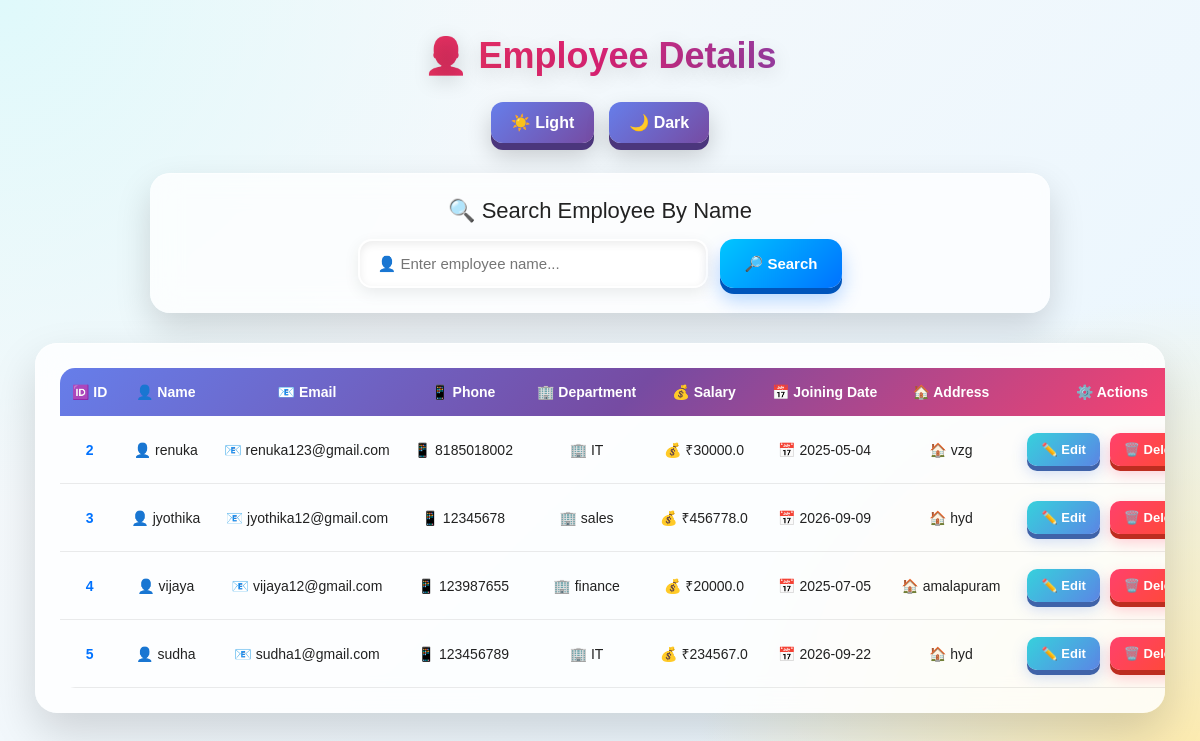
Page /employees (signed in) on the committed database.
### tables this page shows
CREATE TABLE employee (id INTEGER PRIMARY KEY AUTOINCREMENT,user_id INTEGER NOT NULL,name TEXT NOT NULL,
    email TEXT NOT NULL,phone TEXT NOT NULL,department TEXT NOT NULL,salary REAL NOT NULL,joiningdate TEXT NOT NULL,
    address TEXT NOT NULL);

### server.py (the view)
@app.route("/employees", methods=["GET", "POST"])
def employees():
    if not login_required():
        return redirect("/login")
    theme = request.cookies.get(
        "theme",
        "light"
    )
    search_name = ""
    connection = get_database_connection()
    cursor = connection.cursor()
    if request.method == "POST":
        search_name = request.form.get(
            "search_name",
            ""
        ).strip()
        cursor.execute(
            """
            SELECT *
            FROM employee
            WHERE user_id=?
            AND name LIKE ?
            ORDER BY id ASC
            """,
            (
                session["user_id"],
                "%" + search_name + "%"
            )
        )
    else:
        cursor.execute(
            """
            SELECT *
            FROM employee
            WHERE user_id=?
            ORDER BY id ASC
            """,
            (session["user_id"],)
        )
    employees = cursor.fetchall()
    connection.close()
    return render_template(
        "employees.html",
        employees=employees,
        search_name=search_name,
        theme=theme
    )

### server.py (called while the page is built)
def get_database_connection():
    connection = sqlite3.connect("users.db")
    connection.row_factory = sqlite3.Row
    return connection

def login_required():
    return "user_id" in session

### templates/employees.html (shortened to what this page needs)
<!DOCTYPE html>
<html lang="en">
<head>
</head>
<body class="{{ theme }}">
    <h1>👨‍💼 Employee Details</h1>
    <nav>
        <div class="theme-buttons">
            <a href="/set-theme/light">
                ☀️ Light
            </a>
            <a href="/set-theme/dark">
                🌙 Dark
            </a>
        </div>
    </nav>
    <div class="search-section">
        <div class="search-title">
            🔍 Search Employee By Name
        </div>
        <form
            action="/employees"
            method="GET"
            class="search-form"
        >
            <input
                type="text"
                name="search_name"
                placeholder="👤 Enter employee name..."
                value="{{ search_name or '' }}"
            >
            <button type="submit">
                🔎 Search
            </button>
        </form>
    </div>
    <div class="table-container">
        <table>
            <thead>
                <tr>
                    <th>🆔 ID</th>
                    <th>👤 Name</th>
                    <th>📧 Email</th>
                    <th>📱 Phone</th>
                    <th>🏢 Department</th>
                    <th>💰 Salary</th>
                    <th>📅 Joining Date</th>
                    <th>🏠 Address</th>
                    <th>⚙️ Actions</th>
                </tr>
            </thead>
            <tbody>
                {% if employees %}
                    {% for employee in employees %}
                    <tr>
                        <td>
                            {{ employee["id"] }}
                        </td>
                        <td>
                            👤 {{ employee["name"] }}
                        </td>
                        <td>
                            📧 {{ employee["email"] }}
                        </td>
                        <td>
                            📱 {{ employee["phone"] }}
                        </td>
                        <td>
                            🏢 {{ employee["department"] }}
                        </td>
                        <td>
                            💰 ₹{{ employee["salary"] }}
                        </td>
                        <td>
                            📅 {{ employee["joiningdate"] }}
                        </td>
                        <td>
                            🏠 {{ employee["address"] }}
                        </td>
                        <td class="actions">
                            <a
                                href="/edit-employee/{{ employee['id'] }}"
                                class="edit-btn"
                            >
                                ✏️ Edit
                            </a>
                            <a
                                href="/delete-employee/{{ employee['id'] }}"
                                class="delete-btn"
                                onclick="return confirm('⚠️ Are you sure you want to delete this employee?')"
                            >
                                🗑️ Delete
                            </a>
                        </td>
                    </tr>
                    {% endfor %}
                {% endif %}
            </tbody>
        </table>
    </div>
</body>
</html>

### templates/employees.html (style rules this page uses)
* { margin: 0; padding: 0; box-sizing: border-box; }
body { font-family: Arial, sans-serif; padding: 35px; min-height: 100vh; transition: 0.4s; }
body.light { background: radial-gradient(circle at top left, #dff9fb, transparent 35%), radial-gradient(circle at bottom right, #ffeaa7, transparent 35%), linear-gradient(135deg, #f8f9fa, #e8f6ff); color: #222; }
h1 { text-align: center; margin-bottom: 25px; font-size: 36px; background: linear-gradient( 90deg, #ff512f, #dd2476, #0072ff ); -webkit-background-clip: text; background-clip: text; -webkit-text-fill-color: transparent; text-shadow: 0 5px 20px rgba(0,0,0,0.15); }
.theme-buttons { display: flex; justify-content: center; gap: 15px; margin-bottom: 30px; }
.theme-buttons a { padding: 11px 20px; text-decoration: none; border-radius: 12px; color: white; font-weight: bold; background: linear-gradient( 135deg, #667eea, #764ba2 ); box-shadow: 0 7px 0 #4b367c, 0 12px 25px rgba(0,0,0,0.2); transition: 0.3s; }
.search-section { max-width: 900px; margin: 0 auto 30px; padding: 25px; border-radius: 20px; background: rgba(255,255,255,0.75); backdrop-filter: blur(15px); box-shadow: 0 15px 35px rgba(0,0,0,0.15), inset 0 1px 1px rgba(255,255,255,0.6); }
.search-title { text-align: center; font-size: 22px; margin-bottom: 15px; }
.search-form { display: flex; justify-content: center; gap: 12px; flex-wrap: wrap; }
.search-form input { width: 350px; padding: 14px 18px; border: 2px solid transparent; border-radius: 14px; outline: none; font-size: 15px; background: white; box-shadow: inset 0 3px 8px rgba(0,0,0,0.08), 0 5px 15px rgba(0,0,0,0.08); transition: 0.3s; }
.search-form button { padding: 14px 25px; border: none; border-radius: 14px; background: linear-gradient( 135deg, #00c6ff, #0072ff ); color: white; font-size: 15px; font-weight: bold; cursor: pointer; box-shadow: 0 6px 0 #0055bb, 0 12px 20px rgba(0,114,255,0.3); transition: 0.3s; }
.table-container { width: 100%; overflow-x: auto; padding: 25px; border-radius: 22px; background: rgba(255,255,255,0.82); backdrop-filter: blur(15px); box-shadow: 0 20px 45px rgba(0,0,0,0.15), inset 0 1px 1px rgba(255,255,255,0.7); }
table { width: 100%; border-collapse: separate; border-spacing: 0; overflow: hidden; border-radius: 15px; }
thead { background: linear-gradient( 135deg, #667eea, #764ba2, #ff416c ); color: white; }
th { padding: 16px 12px; text-align: center; font-size: 14px; white-space: nowrap; }
td { padding: 14px 12px; text-align: center; border-bottom: 1px solid rgba(0,0,0,0.08); font-size: 14px; white-space: nowrap; }
tbody tr { transition: 0.3s; }
td:first-child { font-weight: bold; color: #0072ff; }
.actions { white-space: nowrap; }
.edit-btn, .delete-btn { display: inline-block; padding: 9px 14px; margin: 3px; text-decoration: none; border-radius: 10px; color: white; font-size: 13px; font-weight: bold; transition: 0.3s; }
.edit-btn { background: linear-gradient( 135deg, #36d1dc, #5b86e5 ); box-shadow: 0 5px 0 #3f63a9, 0 7px 15px rgba(91,134,229,0.3); }
.delete-btn { background: linear-gradient( 135deg, #ff416c, #ff4b2b ); box-shadow: 0 5px 0 #bd2d20, 0 7px 15px rgba(255,65,108,0.3); }

### rows in the picture
employee: id "2", name "renuka", email "renuka123@gmail.com", phone "8185018002", department "IT", salary "30000.0", joiningdate "2025-05-04", address "vzg"
employee: id "3", name "jyothika", email "jyothika12@gmail.com", phone "12345678", department "sales", salary "456778.0", joiningdate "2026-09-09", address "hyd"
employee: id "4", name "vijaya", email "vijaya12@gmail.com", phone "123987655", department "finance", salary "20000.0", joiningdate "2025-07-05", address "amalapuram"
employee: id "5", name "sudha", email "sudha1@gmail.com", phone "123456789", department "IT", salary "234567.0", joiningdate "2026-09-22", address "hyd"
